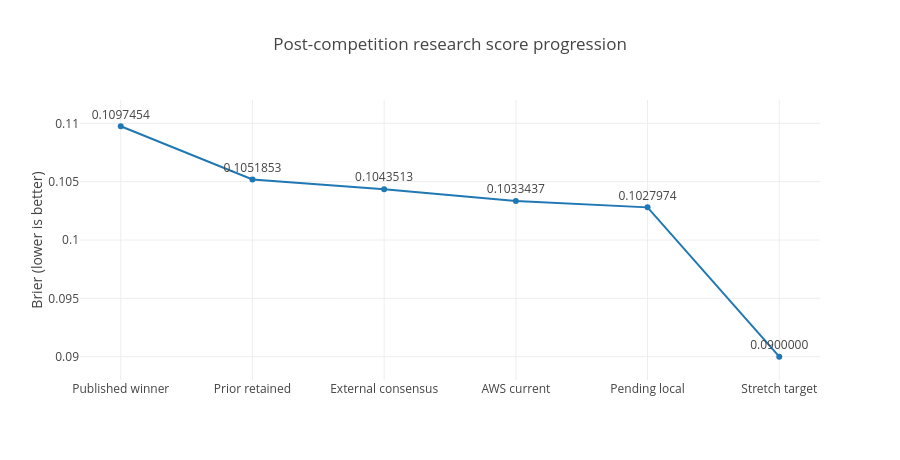

The notebook cell this image was saved under:
### Markdown cell above
## 1. Score progression
Lower Brier is better. The **0.1033437** point is the current AWS-reproduced research boundary. The **0.1027974** point is deliberately shown as pending rather than promoted because canonical AWS reproduction has not yet occurred.

### Code cell
score = pd.DataFrame({
    'boundary':['Published winner','Prior retained','External consensus','AWS current','Pending local','Stretch target'],
    'brier':[0.1097454,0.1051853186,0.1043512820,canonical,pending,target],
})
fig = go.Figure(go.Scatter(x=score.boundary, y=score.brier, mode='lines+markers+text', text=[f'{x:.7f}' for x in score.brier], textposition='top center'))
fig.update_layout(title='Post-competition research score progression', yaxis_title='Brier (lower is better)', yaxis_range=[0.088,0.112], height=460)
fig.show()

### Figure 1 — Plotly figure (JSON) as saved in the notebook; plotly's stock layout.template omitted (floating-point values rounded to 4 significant figures)
{"data": [{"type": "scatter", "mode": "lines+markers+text", "x": ["Published winner", "Prior retained", "External consensus", "AWS current", "Pending local", "Stretch target"], "y": [0.1097, 0.1052, 0.1044, 0.1033, 0.1028, 0.09], "text": ["0.1097454", "0.1051853", "0.1043513", "0.1033437", "0.1027974", "0.0900000"], "textposition": "top center"}], "layout": {"title": {"text": "Post-competition research score progression"}, "yaxis": {"title": {"text": "Brier (lower is better)"}, "range": [0.088, 0.112]}, "height": 460}}
